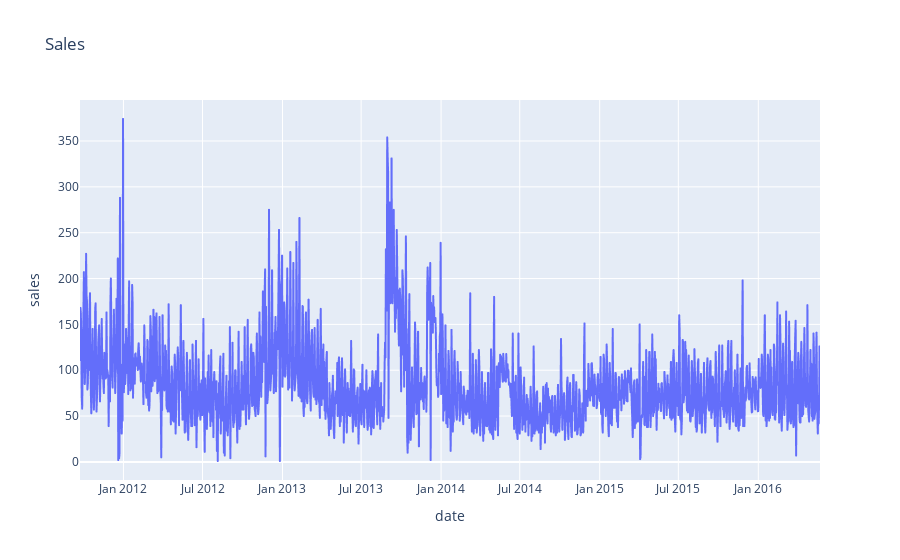

The notebook cell saved with this chart:
### Code cell
fig = px.line(data, x=data.index, y=data.sales, title='Sales')
fig.show()

### Figure 1 — Plotly figure (JSON) as saved in the notebook; plotly's stock layout.template omitted (floating-point values rounded to 4 significant figures; data arrays with more than 128 entries replaced by an {"elided": "..."} marker saying what was removed)
{"data": [{"hovertemplate": "date=%{x}<br>sales=%{y}<extra></extra>", "legendgroup": "", "line": {"color": "#636efa", "dash": "solid"}, "marker": {"symbol": "circle"}, "mode": "lines", "name": "", "showlegend": false, "type": "scattergl", "x": {"elided": "1704 str values"}, "xaxis": "x", "y": {"elided": "1704 float values"}, "yaxis": "y"}], "layout": {"legend": {"tracegroupgap": 0}, "title": {"text": "Sales"}, "xaxis": {"anchor": "y", "domain": [0, 1], "title": {"text": "date"}}, "yaxis": {"anchor": "x", "domain": [0, 1], "title": {"text": "sales"}}}}
